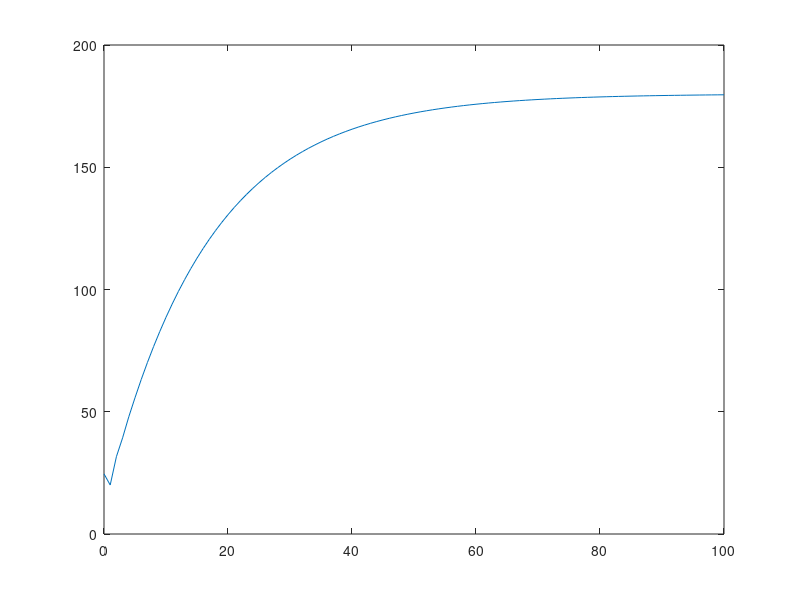

The MATLAB source for this figure:
final_angle = 180;
dt = 0.15;

kd = 0.01;
ki = 0.4;
kp = 0.01;

pos = 0;

diff_error = 0;
int_error = 0;
error = 0;
error_old = 0;

t = [0:1:100];
x = [];

for i=0:100
    error = final_angle - pos;
    diff_error = (error - error_old)/dt;
    error_old = error;
    
    int_error = int_error + (error*dt);
    
 
    pos = kp*error + kd*diff_error + ki*int_error;

    x = [x pos];
    disp(pos);
end;

figure
plot(t, x);
    

